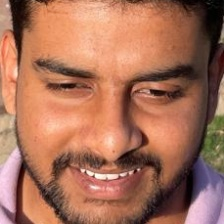
#> input picture data/train/akhil/1.jpeg, 224 x 224 px, given in place of the camera
$ python collect_faces.py
#> lines starting #> are read from the running program, lines starting #| are printed output that depends on the picture; after the words box and inside, x2 and y2 are one past the last pixel; in counts of white or black regions, pixels touching at a corner belong together
import re
from pathlib import Path

import cv2


ROOT = Path(__file__).resolve().parents[1]
DATASET_DIR = ROOT / "dataset"
IMAGE_SIZE = (224, 224)


def sanitize_name(raw_name: str) -> str:
    cleaned = re.sub(r"[^a-zA-Z0-9_-]", "_", raw_name.strip().lower())
    return cleaned.strip("_")


def main() -> None:
    name = sanitize_name(input("Enter student name: "))
#> the answer given: ../data/train/akhil/1.jpeg
    if not name:
        raise SystemExit("Student name cannot be empty.")

    dataset_path = DATASET_DIR / name
    dataset_path.mkdir(parents=True, exist_ok=True)

    face_cascade = cv2.CascadeClassifier(
        cv2.data.haarcascades + "haarcascade_frontalface_default.xml"
    )
    if face_cascade.empty():
        raise SystemExit("Failed to load Haar cascade face detector.")

    cap = cv2.VideoCapture(0)
    if not cap.isOpened():
        raise SystemExit("Could not open webcam.")

    count = len(list(dataset_path.glob("*.jpg")))
    print("Press 's' to save image, 'q' to quit.")

    try:
        while True:
            ret, frame = cap.read()
#> frame is the input picture: shape (224, 224, 3); mean B, G, R 88.4, 111.3, 167.5
            if not ret:
                break

            gray = cv2.cvtColor(frame, cv2.COLOR_BGR2GRAY)
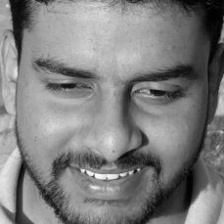
#> gray: shape (224, 224); min 0, max 251, mean 125.5
            faces = face_cascade.detectMultiScale(gray, scaleFactor=1.2, minNeighbors=5)
#> faces = [[11, 12, 199, 199]]
            largest_face = None

            for (x, y, w, h) in faces:
                cv2.rectangle(frame, (x, y), (x + w, y + h), (0, 255, 0), 2)
                if largest_face is None or (w * h) > (largest_face[2] * largest_face[3]):
                    largest_face = (x, y, w, h)
#> this loop made 1 pass
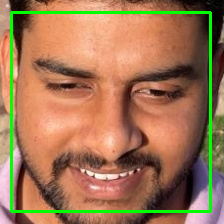
#> frame: shape (224, 224, 3); 4.75% of pixels changed, all inside (x1, y1, x2, y2) = (10, 11, 212, 213)

            cv2.imshow("Face Capture", frame)
            key = cv2.waitKey(1) & 0xFF
#> (key q is pressed here)

            if key == ord("s") and largest_face is not None:
                x, y, w, h = largest_face
                face = frame[y : y + h, x : x + w]
                face_img = cv2.resize(face, IMAGE_SIZE)
                out_path = dataset_path / f"{count:04d}.jpg"
                cv2.imwrite(str(out_path), face_img)
                print(f"Saved image {count} -> {out_path}")
                count += 1
            elif key == ord("q"):
                break
    finally:
        cap.release()
        cv2.destroyAllWindows()


if __name__ == "__main__":
    main()

$ run again, on data/train/akhil/4.jpeg
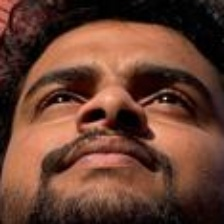
#> input picture data/train/akhil/4.jpeg, 224 x 224 px, given in place of the camera
#> in main, frame is the input picture: shape (224, 224, 3); mean B, G, R 49.7, 64.8, 104.8
#> in main, `gray = cv2.cvtColor(frame, cv2.COLOR_BGR2GRAY)`:
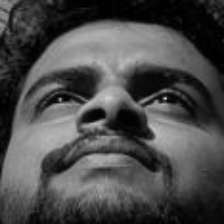
#> gray: shape (224, 224); min 0, max 229, mean 75
#> faces = ()
